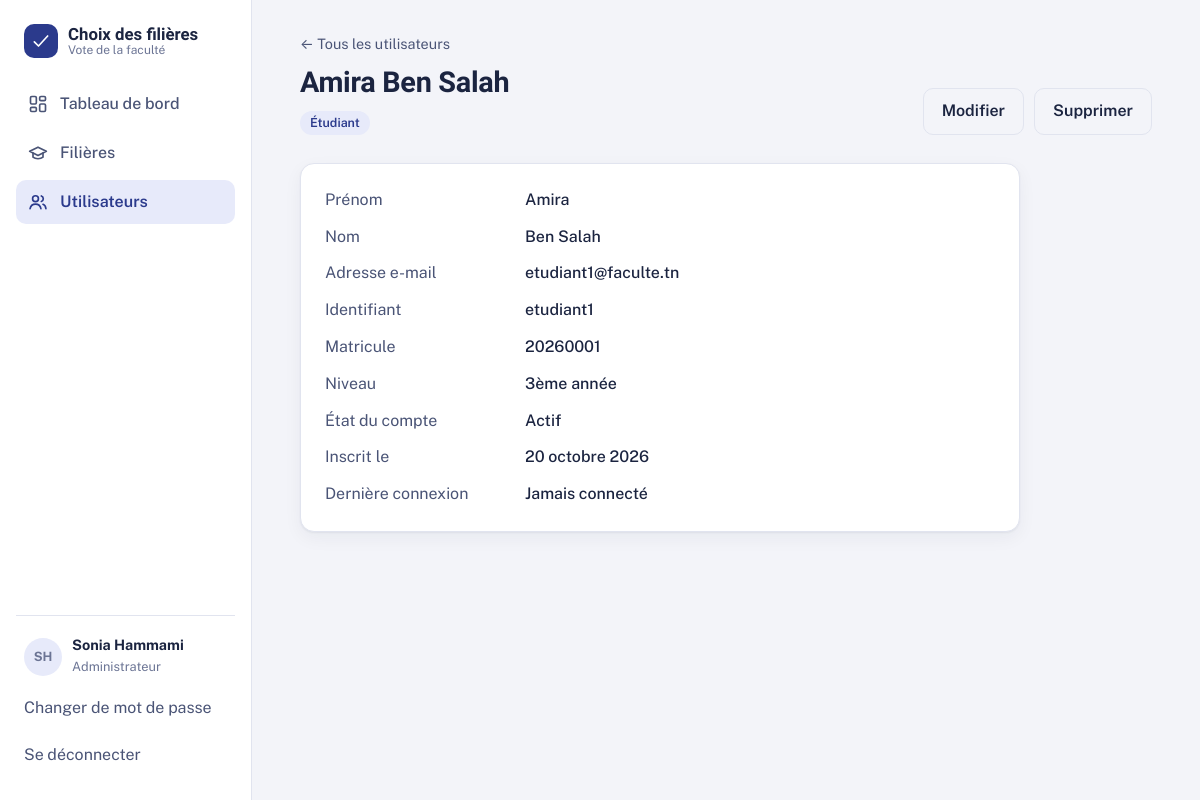
The page /utilisateurs/2/ (signed in) on the database its author committed.
### accounts/models.py (models this page shows, shortened)
class Utilisateur(AbstractUser):
    ADMIN = "admin"
    ENSEIGNANT = "enseignant"
    ETUDIANT = "etudiant"
    ROLE_CHOICES = [
        (ADMIN, "Administrateur"),
        (ENSEIGNANT, "Enseignant"),
        (ETUDIANT, "Étudiant"),
    ]
    role = models.CharField("rôle", max_length=20, choices=ROLE_CHOICES, default=ETUDIANT, db_index=True)
    class Meta:
        ordering = ["last_name", "first_name", "username"]
        verbose_name = "utilisateur"
        verbose_name_plural = "utilisateurs"
    @property
    def nom_complet(self):
        return self.get_full_name() or self.username
    @property
    def initiales(self):
        lettres = f"{self.first_name[:1]}{self.last_name[:1]}".upper()
        return lettres or self.username[:2].upper()

class Etudiant(models.Model):
    NIVEAUX = [("1", "1ère année"), ("2", "2ème année"), ("3", "3ème année"), ("4", "4ème année"), ("5", "5ème année")]
    utilisateur = models.OneToOneField(Utilisateur, on_delete=models.CASCADE, related_name="etudiant")
    matricule = models.CharField("matricule", max_length=30, unique=True)
    niveau = models.CharField("niveau", max_length=1, choices=NIVEAUX)
    class Meta:
        ordering = ["utilisateur__last_name", "utilisateur__first_name"]

### accounts/views.py (the view)
# urls.py: path("<int:pk>/", views.UtilisateurDetailView.as_view(), name="utilisateur_detail"),
class UtilisateurDetailView(AdminRequiredMixin, DetailView):
    model = Utilisateur
    template_name = "accounts/utilisateur_detail.html"
    context_object_name = "utilisateur"

### accounts/mixins.py (called while the page is built)
    def test_func(self):
        return self.request.user.role in self.roles

### filieres/context_processors.py (called while the page is built)
def regles(request):
    user = getattr(request, "user", None)
    return {
        "peut_decider": bool(user and user.is_authenticated and user.role in settings.FILIERE_DECISION_ROLES),
    }

### templates/accounts/utilisateur_detail.html (shortened to what this page needs)
{% extends "base.html" %}
{% block content %}
<a class="back" href="{% url 'utilisateur_list' %}">&larr; Tous les utilisateurs</a>
<div class="page-head">
  <div><h1>{{ utilisateur.nom_complet }}</h1><p style="margin-top:10px"><span class="badge badge-role">{{ utilisateur.get_role_display }}</span></p></div>
  <div class="btn-row">
    <a class="btn btn-quiet" href="{% url 'utilisateur_update' utilisateur.pk %}">Modifier</a>
    {% if utilisateur.pk != user.pk %}<a class="btn btn-quiet" href="{% url 'utilisateur_delete' utilisateur.pk %}">Supprimer</a>{% endif %}
  </div>
</div>
<section class="card form-card">
  <dl class="dl">
    <dt>Prénom</dt><dd>{{ utilisateur.first_name }}</dd>
    <dt>Nom</dt><dd>{{ utilisateur.last_name }}</dd>
    <dt>Adresse e-mail</dt><dd>{{ utilisateur.email }}</dd>
    <dt>Identifiant</dt><dd>{{ utilisateur.username }}</dd>
    {% if utilisateur.etudiant %}
    <dt>Matricule</dt><dd>{{ utilisateur.etudiant.matricule }}</dd>
    <dt>Niveau</dt><dd>{{ utilisateur.etudiant.get_niveau_display }}</dd>
    {% elif utilisateur.enseignant %}
    <dt>Spécialité</dt><dd>{{ utilisateur.enseignant.specialite }}</dd>
    <dt>Grade</dt><dd>{{ utilisateur.enseignant.get_grade_display }}</dd>
    {% endif %}
    <dt>État du compte</dt><dd>{% if utilisateur.is_active %}Actif{% else %}Désactivé{% endif %}</dd>
    <dt>Inscrit le</dt><dd>{{ utilisateur.date_joined|date:"j F Y" }}</dd>
    <dt>Dernière connexion</dt><dd>{% if utilisateur.last_login %}{{ utilisateur.last_login|date:"j F Y à H:i" }}{% else %}Jamais connecté{% endif %}</dd>
  </dl>
</section>
{% endblock %}

### templates/base.html (shortened to what this page needs)
{% load static %}<!doctype html>
<html lang="fr">
<head>
  <link rel="stylesheet" href="{% static 'css/style.css' %}">
</head>
<body>
{% block layout %}
{% with url_name=request.resolver_match.url_name %}
<div class="shell">
  <aside class="sidebar" id="sidebar" aria-label="Navigation principale">
    <a class="brand" href="{% url 'dashboard' %}">
      <span class="brand-mark" aria-hidden="true"><svg viewBox="0 0 24 24" fill="none" stroke="currentColor" stroke-width="2" stroke-linecap="round" stroke-linejoin="round"><path d="M4 13l5 5L20 6"/></svg></span>
      <span class="brand-name">Choix des filières<small>Vote de la faculté</small></span>
    </a>
    <nav class="nav">
      <a href="{% url 'dashboard' %}" {% if url_name == 'dashboard' %}aria-current="page"{% endif %}>
        Tableau de bord</a>
      <a href="{% url 'filiere_list' %}" {% if url_name|slice:":7" == 'filiere' %}aria-current="page"{% endif %}>
        <svg viewBox="0 0 24 24" fill="none" stroke="currentColor" stroke-width="2" stroke-linecap="round" stroke-linejoin="round" aria-hidden="true"><path d="M22 10L12 5 2 10l10 5 10-5z"/><path d="M6 12v5c3 2.5 9 2.5 12 0v-5"/></svg>
        Filières</a>
      {% if user.role == 'admin' %}
      <a href="{% url 'utilisateur_list' %}" {% if url_name|slice:":11" == 'utilisateur' %}aria-current="page"{% endif %}>
        <svg viewBox="0 0 24 24" fill="none" stroke="currentColor" stroke-width="2" stroke-linecap="round" stroke-linejoin="round" aria-hidden="true"><circle cx="9" cy="8" r="3.5"/><path d="M2.5 20c.6-3.4 3.3-5.5 6.5-5.5s5.9 2.1 6.5 5.5"/><path d="M16 4.7a3.5 3.5 0 010 6.6M18 14.8c2 .7 3.2 2.5 3.5 5.2"/></svg>
        Utilisateurs</a>
      {% endif %}
    </nav>
    <div class="sidebar-foot">
      <div class="me">
        <span class="avatar" aria-hidden="true">{{ user.initiales }}</span>
        <div><strong>{{ user.nom_complet }}</strong><span>{{ user.get_role_display }}</span></div>
      </div>
      <a class="linklike" href="{% url 'password_change' %}">Changer de mot de passe</a>
      <form method="post" action="{% url 'logout' %}">{% csrf_token %}<button class="linklike" type="submit" style="width:100%">Se déconnecter</button></form>
    </div>
  </aside>
  <div>
    <main id="contenu" class="main"><div class="container">{% block content %}{% endblock %}</div></main>
  </div>
</div>
{% endwith %}
{% endblock %}
</body>
</html>

### rows shown on the page
Utilisateur: initiales "SH", nom_complet "Sonia Hammami", role "Administrateur"
Utilisateur: nom_complet "Amira Ben Salah", role "Étudiant", first_name "Amira", last_name "Ben Salah", email "etudiant1@faculte.tn", username "etudiant1", etudiant.matricule "20260001", etudiant.niveau "3ème année", date_joined "20 octobre 2026"
